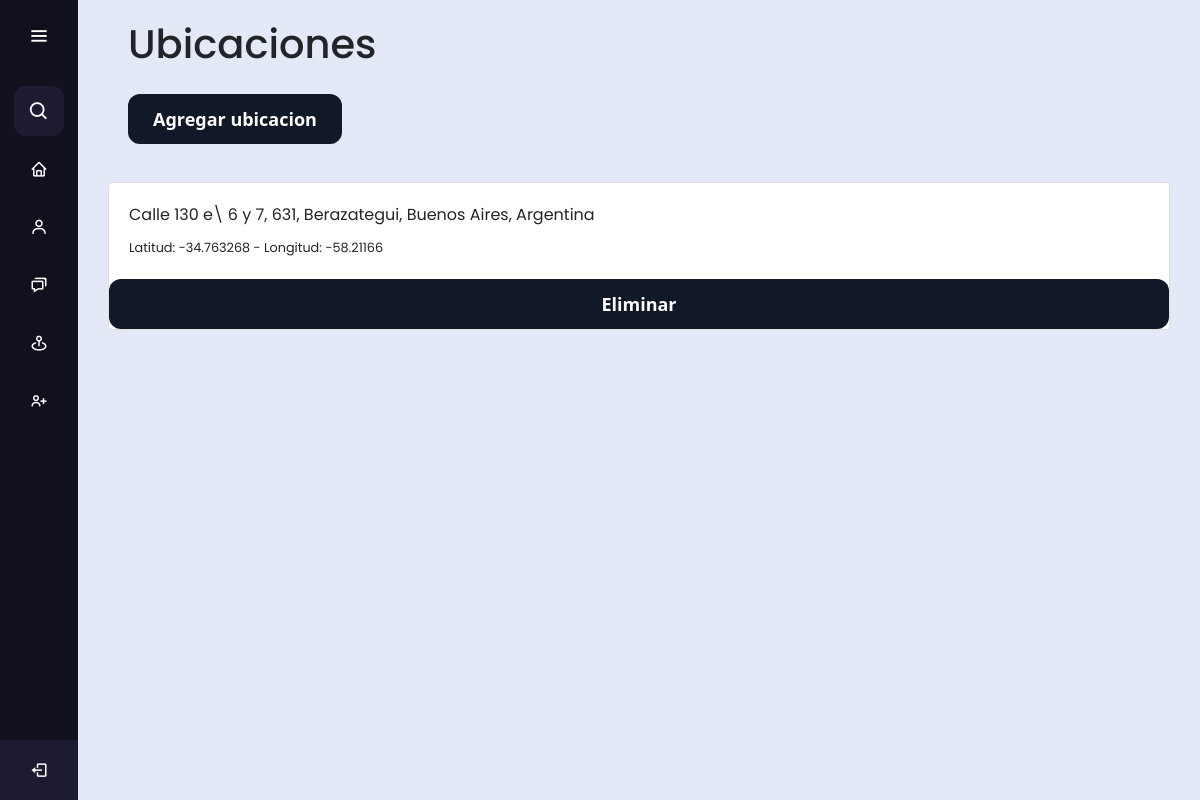
The page /addresses/ (signed in) on the database its author committed.
### maps/models.py (models this page shows, shortened)
class Address(models.Model):
    OPCIONES = (
        ('Cultivo', 'Cultivo'),
        ('Terreno', 'Terreno'),
        ('Rio', 'Rio'),
    )
    tipo = models.CharField(
        choices=OPCIONES,
        max_length=25
    )
    nombre = models.TextField()
    address = models.TextField()
    lat = models.FloatField(blank=True, null=True)
    long = models.FloatField(blank=True, null=True)

### maps/views.py (the view)
# urls.py: path('addresses/', views.get_ubics, name='get_ubics'),
@login_required
def get_ubics(request):
    elementos = Address.objects.all()
    return render(request, 'addresses.html', {'ubics': elementos})

### deu_HM/templates/addresses.html (shortened to what this page needs)
{% extends 'base.html' %}
{% load bootstrap5 %}
{% load static %}
{% block content %}
<link rel="stylesheet" href="{% static 'css/new_address.css' %}">
<link href="https://maxcdn.bootstrapcdn.com/font-awesome/4.3.0/css/font-awesome.min.css" rel="stylesheet">
<link rel="stylesheet" href="{% static 'css/avisos.css' %}">
<link rel="stylesheet" href="https://cdn.jsdelivr.net/npm/bootstrap@4.3.1/dist/css/bootstrap.min.css">
<h1 style="margin-bottom: 20px; margin-left: 50px; padding-top: 20px;">Ubicaciones</h1>
<h1>
    <a href="{% url 'create' %}">
        <button class="button-40" style="margin-left: 50px; margin-bottom: 30px;" role="button">Agregar ubicacion</button>
    </a>
</h1>
<div class="container">
    <div class="col-md-12">
        {% for ubic in ubics %}
            <div class="card b-1 hover-shadow mb-20 mr-50 ml-50">
                <div class="media card-body">
                    <div class="media-body">
                        <div class="mb-2">
                            <span class="fs-20 pr-16">{{ubic.address}}</span>
                        </div>
                        <small class="fs-16 fw-300 ls-1">Latitud: {{ubic.lat}} - </small>
                        <small class="fs-16 fw-300 ls-1">Longitud: {{ubic.long}}</small>
                    </div>
                </div>
                    <button class="button-40" data-toggle="modal" data-target="#exampleModal">Eliminar</button>
            </div>
        </div>
        {% endfor %}
        <br>
    </div>
{% endblock %}

### deu_HM/static/css/home.css (style rules this page uses)
* { margin: 0; padding: 0; box-sizing: border-box; font-family: "Poppins" , sans-serif; }

### deu_HM/static/css/new_address.css (style rules this page uses)
.button-40 { background-color: #111827; border: 1px solid transparent; border-radius: .75rem; box-sizing: border-box; color: #FFFFFF; cursor: pointer; flex: 0 0 auto; font-family: "Inter var",ui-sans-serif,system-ui,-apple-system,system-ui,"Segoe UI",Roboto,"Helvetica Neue",Arial,"Noto Sans",sans-serif,"Apple Color Emoji","Segoe UI Emoji","Segoe UI Symbol","Noto Color Emoji"; font-size: 1.125rem; font-weight: 600; line-height: 1.5rem; padding: .75rem 1.2rem; text-align: center; text-decoration: none #6B7280 solid; text-decoration-thickness: auto; transition-duration: .2s; transition-property: background-color,border-color,color,fill,stroke; transition-timing-function: cubic-bezier(.4, 0, 0.2, 1); user-select: none; -webkit-user-select: none; touch-action: manipulation; width: auto; }
@media (min-width: 768px) { .button-40 { padding: .75rem 1.5rem; } }

### rows shown on the page
Address: address "Calle 130 e\\ 6 y 7, 631, Berazategui, Buenos Aires, Argentina", lat "-34.763268", long "-58.21166"
